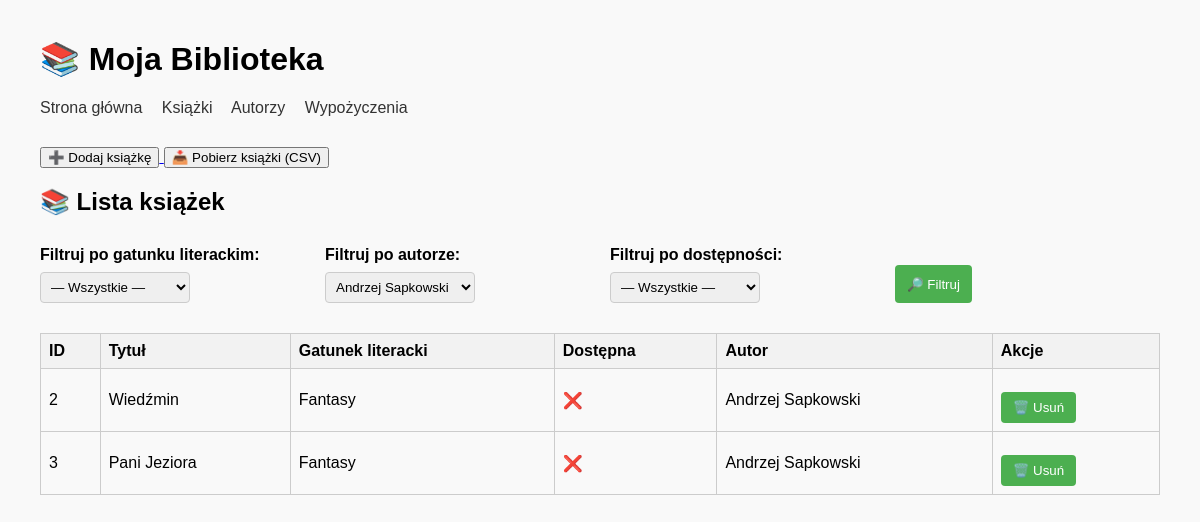
The app's page /books?author_id=2 with its own data.
### app/models.py (models this page shows, shortened)
class Book(db.Model):
    __tablename__ = "books"
    id = db.Column(db.Integer, primary_key=True)
    author_id = db.Column(db.Integer, db.ForeignKey("authors.id"), nullable=False)
    title = db.Column(db.String(200), nullable=False)
    genre = db.Column(db.String(100))
    available = db.Column(db.Boolean, default=True)
    borrowings = db.relationship("Borrowings", backref="book", lazy="dynamic")

class Author(db.Model):
    __tablename__ = "authors"
    id = db.Column(db.Integer, primary_key=True)
    name = db.Column(db.String(100), nullable=False)
    surname = db.Column(db.String(100), nullable=False)
    nationality = db.Column(db.String(100))
    main_genre = db.Column(db.String(100))
    info_url = db.Column(db.String(300), nullable=True)
    books = db.relationship("Book", backref="author", lazy="dynamic")

### app/routes.py (the view)
@app.route("/books", strict_slashes=False)
def books():
    genre = request.args.get("genre")
    author_id = request.args.get("author_id")
    available = request.args.get("available")
    genres = db.session.query(Book.genre).distinct().filter(Book.genre.isnot(None)).all()
    genre_list = sorted(set(g[0] for g in genres if g[0]))
    authors = Author.query.order_by(Author.name).all()
    query = Book.query
    if available == "true":
        query = query.filter(Book.available.is_(True))
    elif available == "false":
        query = query.filter(Book.available.is_(False))
    if genre:
        query = query.filter(Book.genre.ilike(f"%{genre}%"))
    if author_id:
        query = query.filter(Book.author_id == int(author_id))
    books = query.all()
    return render_template("books.html", books=books, genre_list=genre_list, authors=authors)

### app/templates/books.html (shortened to what this page needs)
{% extends "base.html" %}
{% block content %}
<a href="{{ url_for('new_book') }}">
    <button>➕ Dodaj książkę</button>
</a>
    <a href="{{ url_for('export_books') }}">
    <button>📥 Pobierz książki (CSV)</button>
</a>
<h2>📚 Lista książek</h2>
<form method="GET" action="{{ url_for('books') }}" class="filter-row">
        <div>
        <label for="genre">Filtruj po gatunku literackim:</label>
        <select name="genre">
            <option value="">— Wszystkie —</option>
        </select>
    </div>
    <div>
        <label for="author_id">Filtruj po autorze:</label>
        <select name="author_id">
            {% for author in authors %}
            <option value="{{ author.id }}" {% if request.args.get('author_id')==author.id|string %}selected{% endif %}>
                {{ author.name }} {{ author.surname }}
            </option>
            {% endfor %}
        </select>
    </div>
    <div>
        <label for="available">Filtruj po dostępności:</label>
        <select name="available">
            <option value="">— Wszystkie —</option>
        </select>
    </div>
    <div>
        <button type="submit">🔎 Filtruj</button>
    </div>
</form>
<table>
    <tr>
        <th>ID</th>
        <th>Tytuł</th>
        <th>Gatunek literacki</th>
        <th>Dostępna</th>
        <th>Autor</th>
        <th>Akcje</th>
    </tr>
    {% for book in books %}
    <tr>
        <td>{{ book.id }}</td>
        <td>{{ book.title }}</td>
        <td>{{ book.genre }}</td>
        <td>{{ "✅" if book.available else "❌" }}</td>
        <td>{{ book.author.name }} {{ book.author.surname }}</td>
        <td>
            <form method="POST" action="{{ url_for('delete_book', book_id=book.id) }}" style="display:inline;">
                <button type="submit" onclick="return confirm('Czy na pewno chcesz usunąć tę książkę?')">🗑️
                    Usuń</button>
            </form>
        </td>
    </tr>
    {% endfor %}
</table>
{% endblock %}

### app/static/style.css (style rules this page uses)
body { font-family: Arial, sans-serif; margin: 40px; background-color: #f9f9f9; }
form:not(.filter-row) { max-width: 400px; margin-bottom: 30px; }
form label { display: block; margin-top: 10px; font-weight: bold; }
form input, form select { width: 100%; padding: 6px; margin-top: 4px; box-sizing: border-box; border: 1px solid #ccc; border-radius: 4px; }
form button { margin-top: 15px; padding: 8px 12px; background-color: #4CAF50; color: white; border: none; border-radius: 4px; cursor: pointer; }
table { width: 100%; border-collapse: collapse; margin-top: 20px; }
table th, table td { border: 1px solid #ccc; padding: 8px; text-align: left; }
table th { background-color: #f2f2f2; }
.filter-row { display: flex; gap: 20px; align-items: flex-end; flex-wrap: wrap; margin-bottom: 30px; max-width: none; }
form.filter-row div { flex: 1; min-width: 150px; }
form.filter-row button { margin-top: 0; height: 38px; }
.filter-row label { display: block; font-weight: bold; margin-bottom: 4px; }
.filter-row select { width: 150px; }

### records on screen
Book: id "2", title "Wiedźmin", genre "Fantasy", available "❌", author.name "Andrzej", author.surname "Sapkowski"
Book: id "3", title "Pani Jeziora", genre "Fantasy", available "❌", author.name "Andrzej", author.surname "Sapkowski"

### other values on screen
form field author_id "Andrzej Sapkowski"
